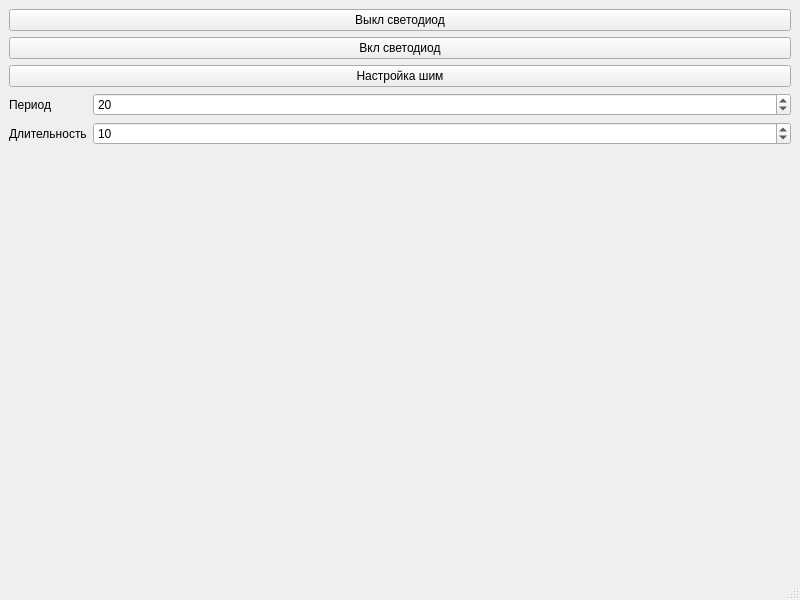
<?xml version="1.0" encoding="UTF-8"?>
<ui version="4.0">
 <class>MainWindow</class>
 <widget class="QMainWindow" name="MainWindow">
  <property name="geometry">
   <rect>
    <x>0</x>
    <y>0</y>
    <width>800</width>
    <height>600</height>
   </rect>
  </property>
  <property name="windowTitle">
   <string>MainWindow</string>
  </property>
  <widget class="QWidget" name="centralwidget">
   <layout class="QVBoxLayout" name="verticalLayout">
    <item>
     <layout class="QVBoxLayout" name="verticalLayout_2">
      <item>
       <widget class="QPushButton" name="ledOffBtn">
        <property name="text">
         <string>Выкл светодиод</string>
        </property>
       </widget>
      </item>
      <item>
       <widget class="QPushButton" name="ledOnBtn">
        <property name="enabled">
         <bool>true</bool>
        </property>
        <property name="text">
         <string>Вкл светодиод</string>
        </property>
       </widget>
      </item>
      <item>
       <widget class="QPushButton" name="setupPwmBtn">
        <property name="text">
         <string>Настройка шим</string>
        </property>
       </widget>
      </item>
     </layout>
    </item>
    <item>
     <layout class="QFormLayout" name="formLayout">
      <item row="0" column="0">
       <widget class="QLabel" name="periodLabel">
        <property name="text">
         <string>Период</string>
        </property>
       </widget>
      </item>
      <item row="0" column="1">
       <widget class="QSpinBox" name="periodSpinBox">
        <property name="minimum">
         <number>2</number>
        </property>
        <property name="maximum">
         <number>10000</number>
        </property>
        <property name="value">
         <number>20</number>
        </property>
       </widget>
      </item>
      <item row="1" column="0">
       <widget class="QLabel" name="widthLabel">
        <property name="text">
         <string>Длительность</string>
        </property>
       </widget>
      </item>
      <item row="1" column="1">
       <widget class="QSpinBox" name="widthSpinBox">
        <property name="minimum">
         <number>1</number>
        </property>
        <property name="maximum">
         <number>100000</number>
        </property>
        <property name="value">
         <number>10</number>
        </property>
       </widget>
      </item>
     </layout>
    </item>
   </layout>
  </widget>
  <widget class="QMenuBar" name="menubar">
   <property name="geometry">
    <rect>
     <x>0</x>
     <y>0</y>
     <width>800</width>
     <height>23</height>
    </rect>
   </property>
  </widget>
  <widget class="QStatusBar" name="statusbar"/>
 </widget>
 <resources/>
 <connections/>
</ui>
